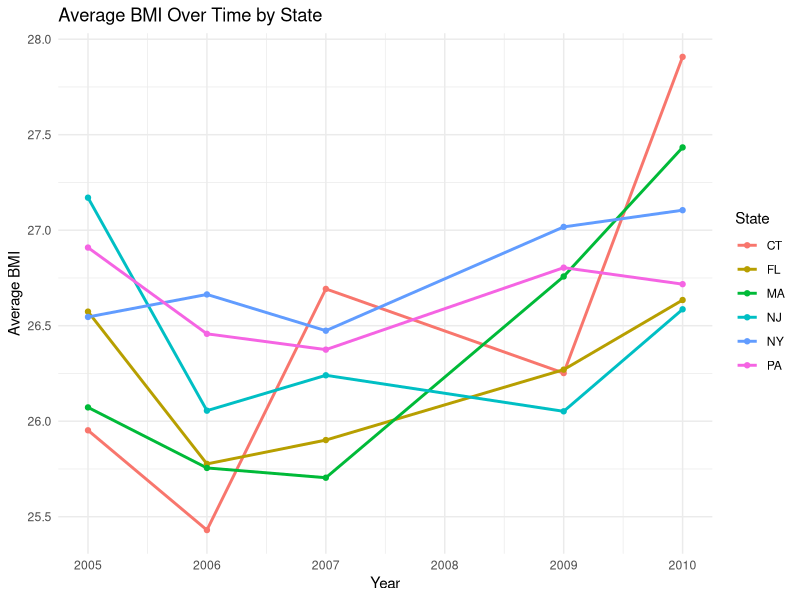

This chart was generated by the following R code:
## ---- chunk 1
library(ggplot2)
library(readr)
library(dplyr)
library(lmtest)
library(sandwich)
data <- read_csv("final_df.csv")
## ---- chunk 2
summary(data)
reg1 <- lm(BMI ~ NY_dummy + YEAR_dummy + FRIESMO.y + fryoverload + HEALTH, data = data)
summary(reg1)
## ---- chunk 3
bmi_trends <- data %>%
  group_by(state, YEAR) %>%
  summarize(avg_BMI = mean(BMI, na.rm = TRUE))
ggplot(bmi_trends, aes(x = YEAR, y = avg_BMI, color = state)) +
  geom_line(size = 1) +
  geom_point() +
  labs(title = "Average BMI Over Time by State",
       x = "Year",
       y = "Average BMI",
       color = "State") +
  theme_minimal()
## ---- chunk 4
reg2 <- lm(BMI ~ NY_dummy * YEAR_dummy + FRIESMO.y + fryoverload + HEALTH, data = data)
summary(reg2)
## ---- chunk 5
coeftest(reg2, vcov = vcovHC(reg2, type = "HC1"))
cat("\nRegression 1 Results:\n")
print(summary(reg1))
cat("\nRegression 2 (DiD) Results:\n")
print(summary(reg2))
cat("\nRegression 2 (DiD + robust SE) Results:\n")
print(coeftest(reg2, vcov = vcovHC(reg2, type = "HC1")))
cat("\nYEAR_dummy distribution:\n")
print(table(data$YEAR_dummy))
## ---- chunk 6
data <- data %>%
  mutate(fryoverload_sq = fryoverload^2)
## ---- chunk 7
reg4 <- lm(BMI ~ NY_dummy * YEAR_dummy + FRIESMO.y + fryoverload + fryoverload_sq + HEALTH, data = data)
summary(reg4)
